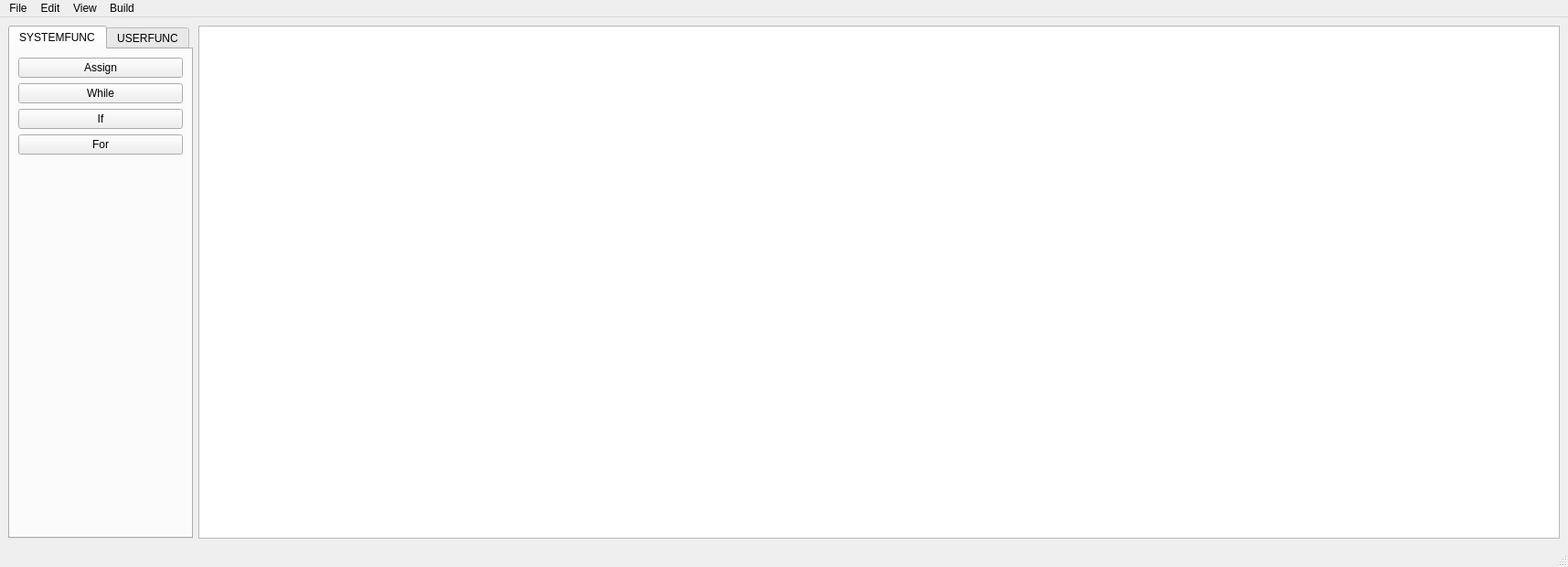
<?xml version="1.0" encoding="UTF-8"?>
<ui version="4.0">
 <class>MainWindow</class>
 <widget class="QMainWindow" name="MainWindow">
  <property name="windowModality">
   <enum>Qt::WindowModal</enum>
  </property>
  <property name="geometry">
   <rect>
    <x>0</x>
    <y>0</y>
    <width>1715</width>
    <height>620</height>
   </rect>
  </property>
  <property name="windowTitle">
   <string>MainWindow</string>
  </property>
  <widget class="QWidget" name="centralwidget">
   <layout class="QVBoxLayout" name="verticalLayout">
    <item>
     <layout class="QFormLayout" name="formLayout">
      <item row="0" column="1">
       <widget class="QGraphicsView" name="mainGV"/>
      </item>
      <item row="0" column="0">
       <widget class="QTabWidget" name="tabWidget">
        <property name="currentIndex">
         <number>0</number>
        </property>
        <widget class="QWidget" name="tab">
         <attribute name="title">
          <string>SYSTEMFUNC</string>
         </attribute>
         <layout class="QVBoxLayout" name="verticalLayout_3">
          <item>
           <layout class="QVBoxLayout" name="verticalLayout_2">
            <item>
             <widget class="QPushButton" name="AssignBtn">
              <property name="text">
               <string>Assign</string>
              </property>
             </widget>
            </item>
            <item>
             <widget class="QPushButton" name="pushButton_4">
              <property name="text">
               <string>While</string>
              </property>
             </widget>
            </item>
            <item>
             <widget class="QPushButton" name="pushButton_2">
              <property name="text">
               <string>If</string>
              </property>
             </widget>
            </item>
            <item>
             <widget class="QPushButton" name="pushButton">
              <property name="text">
               <string>For</string>
              </property>
             </widget>
            </item>
            <item>
             <spacer name="verticalSpacer">
              <property name="orientation">
               <enum>Qt::Vertical</enum>
              </property>
              <property name="sizeHint" stdset="0">
               <size>
                <width>20</width>
                <height>40</height>
               </size>
              </property>
             </spacer>
            </item>
           </layout>
          </item>
         </layout>
        </widget>
        <widget class="QWidget" name="tab_2">
         <attribute name="title">
          <string>USERFUNC</string>
         </attribute>
         <layout class="QVBoxLayout" name="verticalLayout_5">
          <item>
           <layout class="QVBoxLayout" name="verticalLayout_4"/>
          </item>
         </layout>
        </widget>
       </widget>
      </item>
     </layout>
    </item>
   </layout>
  </widget>
  <widget class="QMenuBar" name="menubar">
   <property name="geometry">
    <rect>
     <x>0</x>
     <y>0</y>
     <width>1715</width>
     <height>25</height>
    </rect>
   </property>
   <widget class="QMenu" name="menuFile">
    <property name="title">
     <string>File</string>
    </property>
    <addaction name="separator"/>
    <addaction name="actionOpen"/>
    <addaction name="actionSave"/>
    <addaction name="actionSave_As"/>
    <addaction name="actionImport_as_custom_function"/>
    <addaction name="actionImport_custom_function"/>
    <addaction name="actionExit"/>
   </widget>
   <widget class="QMenu" name="menuEdit">
    <property name="title">
     <string>Edit</string>
    </property>
   </widget>
   <widget class="QMenu" name="menuView">
    <property name="title">
     <string>View</string>
    </property>
    <addaction name="actionZoom_in"/>
    <addaction name="actionZoom_out"/>
   </widget>
   <widget class="QMenu" name="menuBuild">
    <property name="title">
     <string>Build</string>
    </property>
    <addaction name="actionBuild"/>
    <addaction name="actionRun"/>
    <addaction name="actionDebug"/>
   </widget>
   <addaction name="menuFile"/>
   <addaction name="menuEdit"/>
   <addaction name="menuView"/>
   <addaction name="menuBuild"/>
  </widget>
  <widget class="QStatusBar" name="statusbar"/>
  <action name="actionOpen">
   <property name="text">
    <string>Open</string>
   </property>
  </action>
  <action name="actionSave">
   <property name="text">
    <string>Save</string>
   </property>
  </action>
  <action name="actionSave_As">
   <property name="text">
    <string>Save As</string>
   </property>
  </action>
  <action name="actionImport_as_custom_function">
   <property name="text">
    <string>Import as custom function</string>
   </property>
  </action>
  <action name="actionImport_custom_function">
   <property name="text">
    <string>Import custom function</string>
   </property>
  </action>
  <action name="actionExit">
   <property name="text">
    <string>Exit</string>
   </property>
  </action>
  <action name="actionZoom_in">
   <property name="text">
    <string>Zoom in</string>
   </property>
  </action>
  <action name="actionZoom_out">
   <property name="text">
    <string>Zoom out</string>
   </property>
  </action>
  <action name="actionBuild">
   <property name="text">
    <string>Build</string>
   </property>
  </action>
  <action name="actionRun">
   <property name="text">
    <string>Run</string>
   </property>
  </action>
  <action name="actionDebug">
   <property name="text">
    <string>Debug</string>
   </property>
  </action>
 </widget>
 <resources/>
 <connections/>
</ui>
